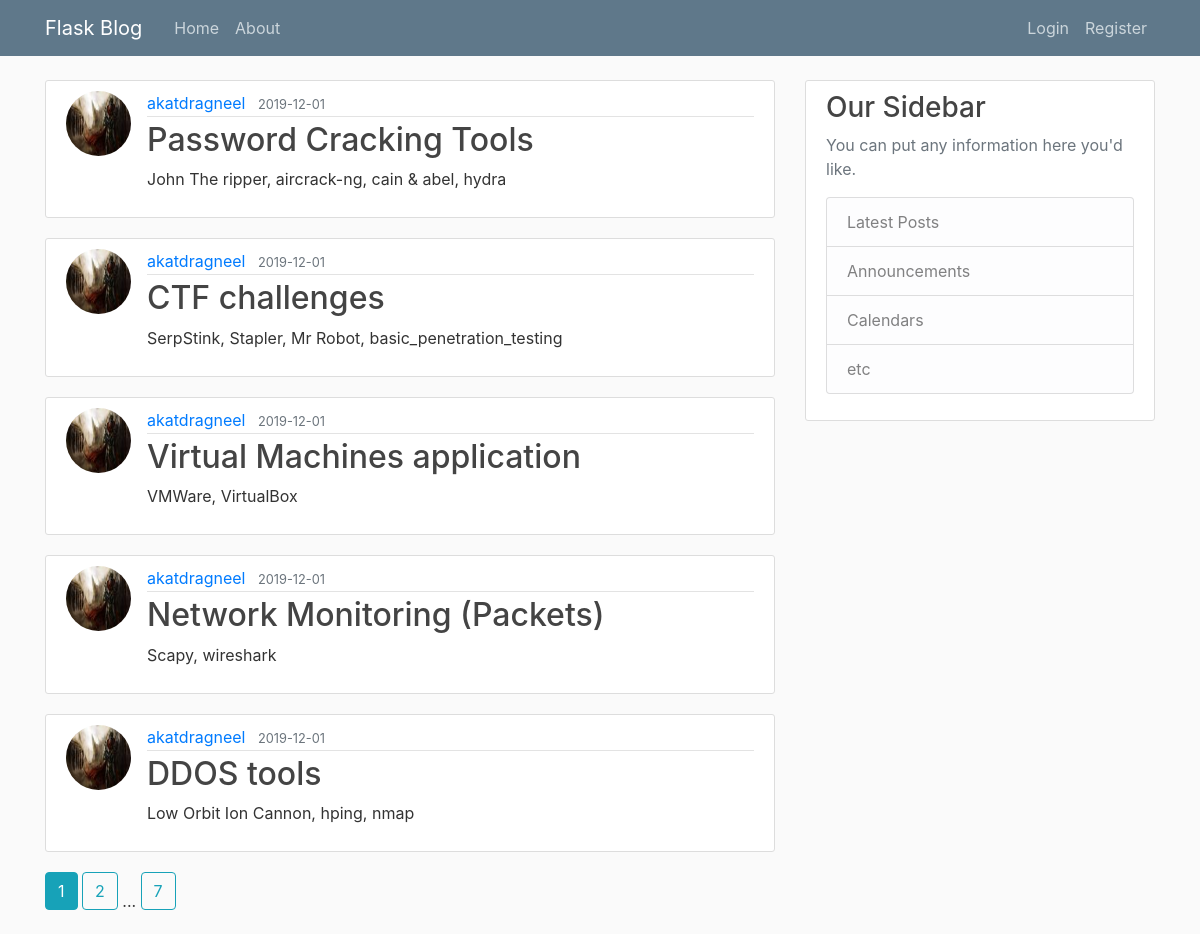
The page /home on the database its author committed.
### flaskblog/models.py (models this page shows, shortened)
class Post(db.Model):
    id = db.Column(db.Integer, primary_key=True)
    title = db.Column(db.String(100), nullable=False)
    date_posted = db.Column(db.DateTime, nullable=False, default=datetime.utcnow)
    content = db.Column(db.Text, nullable=False)
    user_id = db.Column(db.Integer, db.ForeignKey('user.id'), nullable=False)

class User(db.Model, UserMixin):
    id = db.Column(db.Integer, primary_key=True)
    username = db.Column(db.String(20), unique=True, nullable=False)
    email = db.Column(db.String(120), unique=True, nullable=False)
    image_file = db.Column(db.String(20), nullable=False, default='default.jpg')
    password = db.Column(db.String(60), nullable=False)
    posts = db.relationship('Post', backref='author', lazy=True)

### flaskblog/main/routes.py (the view)
@main.route("/")
@main.route("/home")
def home():
    page = request.args.get('page', 1, type=int)
    posts = Post.query.order_by(Post.date_posted.desc()).paginate(page=page, per_page=5)
    return render_template('home.html', posts=posts)

### flaskblog/templates/home.html
{% extends "layout.html" %}
{% block content %}
    {% for post in posts.items %}
        <article class="media content-section">
          <img class="rounded-circle article-img" src="{{ url_for('static', filename='profile_pics/' + post.author.image_file) }}">
          <div class="media-body">
            <div class="article-metadata">
              <a class="mr-2" href="{{ url_for('users.user_posts', username=post.author.username) }}">{{ post.author.username }}</a>
              <small class="text-muted">{{ post.date_posted.strftime('%Y-%m-%d') }}</small>
            </div>
            <h2><a class="article-title" href="{{ url_for('posts.post', post_id=post.id) }}">{{ post.title }}</a></h2>
            <p class="article-content">{{ post.content }}</p>
          </div>
        </article>
    {% endfor %}
    {% for page_num in posts.iter_pages(left_edge=1, right_edge=1, left_current=1, right_current=2) %}
      {% if page_num %}
        {% if posts.page == page_num %}
          <a class="btn btn-info mb-4" href="{{ url_for('main.home', page=page_num) }}">{{ page_num }}</a>
        {% else %}
          <a class="btn btn-outline-info mb-4" href="{{ url_for('main.home', page=page_num) }}">{{ page_num }}</a>
        {% endif %}
      {% else %}
        ...
      {% endif %}
    {% endfor %}
{% endblock content %}

### flaskblog/templates/layout.html (shortened to what this page needs)
<!DOCTYPE html>
<html>
<head>
    <link rel="stylesheet" href="https://maxcdn.bootstrapcdn.com/bootstrap/4.0.0/css/bootstrap.min.css">
    <link rel="stylesheet" type="text/css" href="{{ url_for('static', filename='main.css') }}">
</head>
<body>
    <header class="site-header">
      <nav class="navbar navbar-expand-md navbar-dark bg-steel fixed-top">
        <div class="container">
          <a class="navbar-brand mr-4" href="/">Flask Blog</a>
          <div class="collapse navbar-collapse" id="navbarToggle">
            <div class="navbar-nav mr-auto">
              <a class="nav-item nav-link" href="{{ url_for('main.home') }}">Home</a>
              <a class="nav-item nav-link" href="{{ url_for('main.about') }}">About</a>
            </div>
            <div class="navbar-nav">
              {% if current_user.is_authenticated %}
                <a class="nav-item nav-link" href="{{ url_for('posts.new_post') }}">New Post</a>
                <a class="nav-item nav-link" href="{{ url_for('users.account') }}">Account</a>
                <a class="nav-item nav-link" href="{{ url_for('users.logout') }}">Logout</a>
              {% else %}
                <a class="nav-item nav-link" href="{{ url_for('users.login') }}">Login</a>
                <a class="nav-item nav-link" href="{{ url_for('users.register') }}">Register</a>
              {% endif %}
            </div>
          </div>
        </div>
      </nav>
    </header>
    <main role="main" class="container">
      <div class="row">
        <div class="col-md-8">
          {% block content %}{% endblock %}
        </div>
        <div class="col-md-4">
          <div class="content-section">
            <h3>Our Sidebar</h3>
            <p class='text-muted'>You can put any information here you'd like.
              <ul class="list-group">
                <li class="list-group-item list-group-item-light">Latest Posts</li>
                <li class="list-group-item list-group-item-light">Announcements</li>
                <li class="list-group-item list-group-item-light">Calendars</li>
                <li class="list-group-item list-group-item-light">etc</li>
              </ul>
            </p>
          </div>
        </div>
      </div>
    </main>
</body>
</html>

### flaskblog/static/main.css (style rules this page uses)
body { background: #fafafa; color: #333333; margin-top: 5rem; }
h1, h2, h3, h4, h5, h6 { color: #444444; }
.bg-steel { background-color: #5f788a; }
.site-header .navbar-nav .nav-link { color: #cbd5db; }
.content-section { background: #ffffff; padding: 10px 20px; border: 1px solid #dddddd; border-radius: 3px; margin-bottom: 20px; }
.article-title { color: #444444; }
.article-content { white-space: pre-line; }
.article-img { height: 65px; width: 65px; margin-right: 16px; }
.article-metadata { padding-bottom: 1px; margin-bottom: 4px; border-bottom: 1px solid #e3e3e3 }

### rows shown on the page
Post: image_file (picture), author.username "akatdragneel", date_posted "2019-12-01", title "Password Cracking Tools", content "John The ripper, aircrack-ng, cain & abel, hydra"
Post: image_file (picture), author.username "akatdragneel", date_posted "2019-12-01", title "CTF challenges", content "SerpStink, Stapler, Mr Robot, basic_penetration_testing"
Post: image_file (picture), author.username "akatdragneel", date_posted "2019-12-01", title "Virtual Machines application", content "VMWare, VirtualBox"
Post: image_file (picture), author.username "akatdragneel", date_posted "2019-12-01", title "Network Monitoring (Packets)", content "Scapy, wireshark"
Post: image_file (picture), author.username "akatdragneel", date_posted "2019-12-01", title "DDOS tools", content "Low Orbit Ion Cannon, hping, nmap"

### other values the page prints
{{ page_num }} "1"
{{ page_num }} "2" "7"
